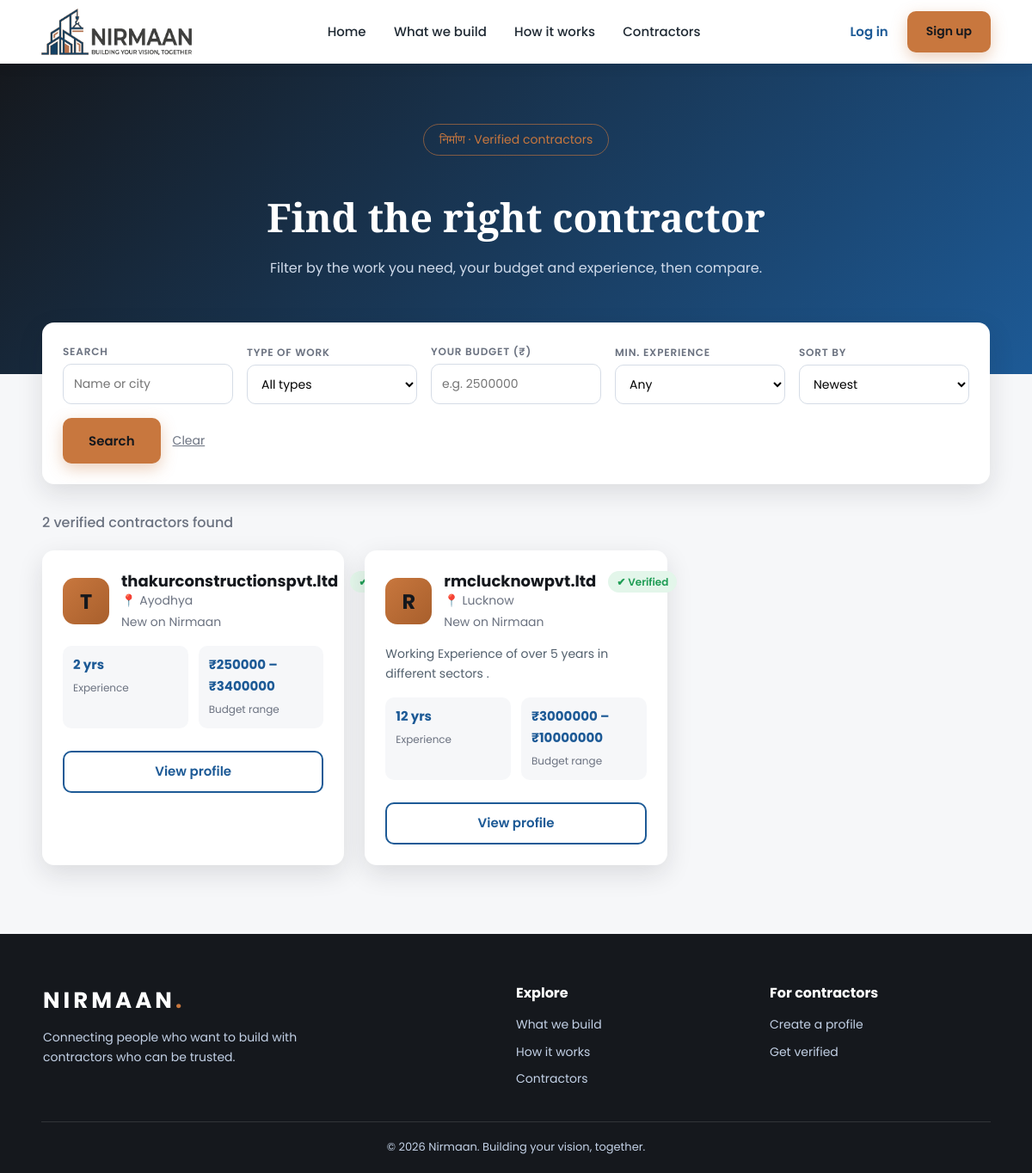
The app's page /contractors/ with its own data.
### contractors/models.py (models this page shows, shortened)
class ContractorProfile(models.Model):
    user = models.OneToOneField(User, on_delete=models.CASCADE)
    company_name = models.CharField(max_length=200)
    city = models.CharField(max_length=100)
    about = models.TextField(blank=True)
    experience_years = models.PositiveIntegerField()
    min_budget = models.DecimalField(max_digits=12, decimal_places=2)
    max_budget = models.DecimalField(max_digits=12, decimal_places=2)
    specialties = models.ManyToManyField(Specialty, blank=True)
    verified = models.BooleanField(default=False)
    created_at = models.DateTimeField(auto_now_add=True)
    class Meta:
        ordering = ["-created_at"]

### contractors/views.py (the view)
# urls.py: path("contractors/", views.contractor_list, name="list"),
def contractor_list(request):
    contractors = with_ratings(
        ContractorProfile.objects.filter(verified=True)
    ).prefetch_related("specialties")
    q = request.GET.get("q", "").strip()
    specialty = request.GET.get("specialty", "")
    budget = request.GET.get("budget", "").strip()
    experience = request.GET.get("experience", "").strip()
    sort = request.GET.get("sort", "")
    if q:
        contractors = contractors.filter(
            Q(company_name__icontains=q) | Q(city__icontains=q) | Q(about__icontains=q)
        )
    if specialty.isdigit():
        contractors = contractors.filter(specialties__id=specialty)
    if budget:
        try:
            amount = Decimal(budget)
            contractors = contractors.filter(min_budget__lte=amount, max_budget__gte=amount)
        except InvalidOperation:
            pass  # ignore a badly typed number instead of crashing
    if experience.isdigit():
        contractors = contractors.filter(experience_years__gte=int(experience))
    if sort == "experience":
        contractors = contractors.order_by("-experience_years")
    elif sort == "budget_low":
        contractors = contractors.order_by("min_budget")
    elif sort == "rating":
        contractors = contractors.order_by(F("avg_rating").desc(nulls_last=True), "-review_count")
    paginator = Paginator(contractors, 9)
    page_obj = paginator.get_page(request.GET.get("page"))
    params = request.GET.copy()
    params.pop("page", None)
    context = {
        "page_obj": page_obj,
        "total": paginator.count,
        "specialties": Specialty.objects.all(),
        "q": q,
        "specialty": specialty,
        "budget": budget,
        "experience": experience,
        "sort": sort,
        "querystring": params.urlencode(),
    }
    return render(request, "contractors/list.html", context)

### contractors/views.py (called while the page is built)
def with_ratings(queryset):
    return queryset.annotate(
        avg_rating=Avg("reviews__rating"),
        review_count=Count("reviews", distinct=True),
    )

### contractors/templates/contractors/list.html (shortened to what this page needs)
{% extends "contractors/base.html" %}{% load rating %}
{% block content %}
<section class="page-hero">
  <span class="eyebrow">निर्माण &middot; Verified contractors</span>
  <h1>Find the right contractor</h1>
  <p>Filter by the work you need, your budget and experience, then compare.</p>
</section>
<div class="list-wrap">
  <form method="get" class="filters">
    <div>
      <label for="q">Search</label>
      <input type="text" id="q" name="q" value="{{ q }}" placeholder="Name or city">
    </div>
    <div>
      <label for="specialty">Type of work</label>
      <select id="specialty" name="specialty">
        <option value="">All types</option>
      </select>
    </div>
    <div>
      <label for="budget">Your budget (₹)</label>
      <input type="number" id="budget" name="budget" min="0" value="{{ budget }}" placeholder="e.g. 2500000">
    </div>
    <div>
      <label for="experience">Min. experience</label>
      <select id="experience" name="experience">
        <option value="">Any</option>
      </select>
    </div>
    <div>
      <label for="sort">Sort by</label>
      <select id="sort" name="sort">
        <option value="">Newest</option>
      </select>
    </div>
    <div class="filter-actions">
      <button type="submit" class="btn btn-gold">Search</button>
      <a class="clear-link" href="{% url 'contractors:list' %}">Clear</a>
    </div>
  </form>
  <p class="result-count">{{ total }} verified contractor{{ total|pluralize }} found</p>
  <div class="cards">
    {% for c in page_obj %}
      <article class="card">
        <div class="card-top">
          <div class="avatar">{{ c.company_name|slice:":1"|upper }}</div>
          <div>
            <h3>{{ c.company_name }}</h3>
           <p class="muted">📍 {{ c.city }}</p>{% if c.review_count %}<p class="rating"><span class="stars">{{ c.avg_rating|stars }}</span> {{ c.avg_rating|floatformat:1 }} ({{ c.review_count }})</p>{% else %}<p class="rating muted">New on Nirmaan</p>{% endif %}
          </div>
          <span class="badge">✔ Verified</span>
        </div>
        {% if c.about %}<p class="about">{{ c.about|truncatechars:90 }}</p>{% endif %}
        <ul class="meta">
          <li><strong>{{ c.experience_years }} yrs</strong><span>Experience</span></li>
          <li><strong>₹{{ c.min_budget|floatformat:0 }} – ₹{{ c.max_budget|floatformat:0 }}</strong><span>Budget range</span></li>
        </ul>
        <a class="btn btn-outline" href="#">View profile</a>
      </article>
    {% empty %}
      <p class="empty">No contractors match these filters. Try widening your budget or clearing a filter.</p>
    {% endfor %}
  </div>
</div>
{% endblock %}

### contractors/static/contractors/style.css (style rules this page uses)
:root { --navy: #15181d; --blue: #1d5a96; --sky: #2f7fc1; --gold: #c8773e; --gold-dark: #a85f2c; --ink: #1f2933; --muted: #6b7280; --bg: #f6f7f9; --white: #ffffff; --green: #1f9d55; --radius: 14px; --shadow: 0 10px 30px rgba(21, 24, 29, 0.12); }
* { box-sizing: border-box; margin: 0; padding: 0; }
html { scroll-behavior: smooth; }
body { font-family: "Poppins", Arial, sans-serif; color: var(--ink); background: var(--bg); line-height: 1.65; }
a { text-decoration: none; color: inherit; }
ul { list-style: none; }
.btn { display: inline-block; padding: 13px 28px; border-radius: 10px; font-weight: 600; font-size: 15px; border: 2px solid transparent; transition: transform .2s, box-shadow .2s, background .2s; cursor: pointer; }
.btn-gold { background: var(--gold); color: var(--navy); box-shadow: 0 6px 18px rgba(200, 119, 62, 0.35); }
.btn-outline { border-color: var(--blue); color: var(--blue); width: 100%; text-align: center; margin-top: 14px; padding: 10px; }
.eyebrow { display: inline-block; padding: 6px 18px; border: 1px solid rgba(200,119,62,.6); color: var(--gold); border-radius: 30px; font-size: 14px; margin-bottom: 22px; }
.cards { display: grid; grid-template-columns: repeat(auto-fill, minmax(320px, 1fr)); gap: 24px; }
.card { background: var(--white); padding: 24px; border-radius: var(--radius); box-shadow: var(--shadow); transition: transform .25s, box-shadow .25s; }
.card-top { display: flex; align-items: center; gap: 14px; }
.card-top h3 { color: var(--navy); font-size: 18px; line-height: 1.3; }
.avatar { flex-shrink: 0; display: grid; place-items: center; width: 54px; height: 54px; border-radius: 14px; background: linear-gradient(135deg, var(--gold), var(--gold-dark)); color: var(--navy); font-size: 24px; font-weight: 700; }
.badge { margin-left: auto; align-self: flex-start; font-size: 12px; font-weight: 600; background: #e3f6ea; color: var(--green); padding: 3px 10px; border-radius: 20px; white-space: nowrap; }
.muted { color: var(--muted); font-size: 14px; }
.about { margin-top: 14px; font-size: 14px; color: #52606d; }
.meta { display: flex; gap: 12px; margin: 16px 0 12px; }
.meta li { flex: 1; background: var(--bg); padding: 10px 12px; border-radius: 10px; }
.meta strong { display: block; font-size: 15px; color: var(--blue); }
.meta span { font-size: 12px; color: var(--muted); }
button.btn { font-family: inherit; }
.page-hero { text-align: center; color: var(--white); padding: 70px 24px 110px; background: linear-gradient(135deg, var(--navy), var(--blue)); }
.page-hero h1 { font-family: "Playfair Display", serif; font-size: clamp(30px, 5vw, 46px); margin: 12px 0 8px; }
.page-hero p { color: #d0dbeb; }
.list-wrap { max-width: 1150px; margin: 0 auto; padding: 0 24px 80px; }
.filters { position: relative; z-index: 2; margin-top: -60px; display: grid; grid-template-columns: repeat(auto-fit, minmax(190px, 1fr)); gap: 16px; align-items: end; background: var(--white); padding: 24px; border-radius: var(--radius); box-shadow: var(--shadow); }
.filters label { display: block; margin-bottom: 4px; font-size: 12px; font-weight: 600; letter-spacing: .8px; text-transform: uppercase; color: var(--muted); }
.filters input, .filters select { width: 100%; padding: 11px 12px; font: inherit; font-size: 14px; background: var(--white); border: 1px solid #d5dce6; border-radius: 10px; }
.filter-actions { display: flex; align-items: center; gap: 14px; }
.clear-link { color: var(--muted); font-size: 14px; text-decoration: underline; }
.result-count { margin: 32px 0 18px; color: var(--muted); font-weight: 500; }
.rating { margin-top: 2px; font-size: 14px; }

### records on screen
ContractorProfile: company_name "T", company_name "thakurconstructionspvt.ltd", city "Ayodhya", shows "New on Nirmaan", experience_years "2", min_budget "250000", max_budget "3400000"
ContractorProfile: company_name "R", company_name "rmclucknowpvt.ltd", city "Lucknow", shows "New on Nirmaan", about "Working Experience of over 5 years in different sectors .", experience_years "12", min_budget "3000000", max_budget "10000000"

### other values on screen
{{ total }} "2"
